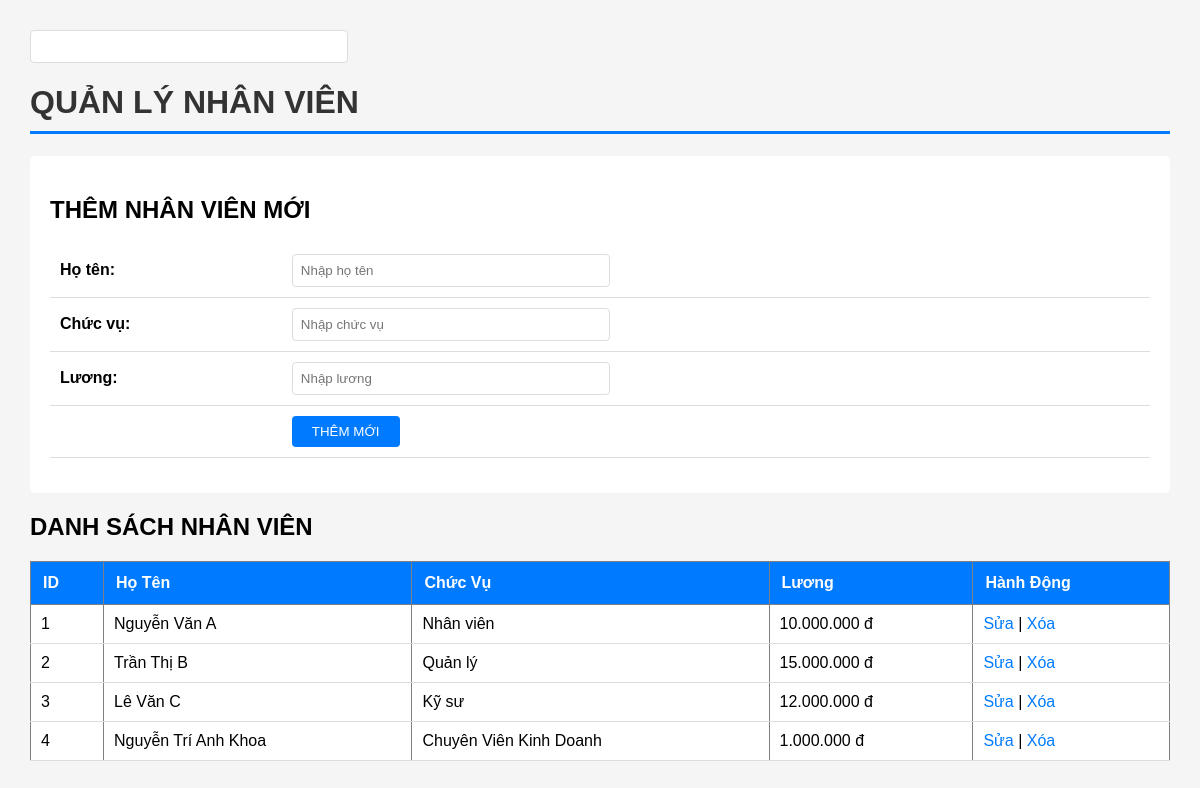
The page / on the database its author committed.
### tables this page shows
CREATE TABLE `employees` (
  `id` int(11) NOT NULL,
  `ho_ten` varchar(100) NOT NULL,
  `chuc_vu` varchar(100) NOT NULL,
  `luong` decimal(15,2) NOT NULL
);

### index.php (the view, shortened to what this page needs)
<?php
require 'config.php';
$edit = null;
$sql = "SELECT * FROM employees";
$stmt = $conn->query($sql);
$employees = $stmt->fetchAll();
?>
<!DOCTYPE html>
<html lang="vi">
<head>
 <input type="text" id="txt1" onkeyup = "showHint(this.value);">
</head>
<body>
    <h1>QUẢN LÝ NHÂN VIÊN</h1>
    <div class="form-box">
        <h2><?php echo $edit ? 'SỬA NHÂN VIÊN' : 'THÊM NHÂN VIÊN MỚI'; ?></h2>
        <form method="POST">
            <table border="0" cellpadding="5">
                <tr>
                    <td><strong>Họ tên:</strong></td>
                    <td>
                        <input type="text" name="ho_ten"
                               value="<?php echo $edit ? $edit['ho_ten'] : ''; ?>"
                               placeholder="Nhập họ tên" required>
                    </td>
                </tr>
                <tr>
                    <td><strong>Chức vụ:</strong></td>
                    <td>
                        <input type="text" name="chuc_vu"
                               value="<?php echo $edit ? $edit['chuc_vu'] : ''; ?>"
                               placeholder="Nhập chức vụ" required>
                    </td>
                </tr>
                <tr>
                    <td><strong>Lương:</strong></td>
                    <td>
                        <input type="number" name="luong"
                               value="<?php echo $edit ? $edit['luong'] : ''; ?>"
                               placeholder="Nhập lương" required>
                    </td>
                </tr>
                <tr>
                    <td></td>
                    <td>
                        <?php if($edit): ?>
                            <button type="submit" name="capnhat">CẬP NHẬT</button>
                            <a href="index.php"><button type="button">HỦY</button></a>
                        <?php else: ?>
                            <button type="submit" name="them">THÊM MỚI</button>
                        <?php endif; ?>
                    </td>
                </tr>
            </table>
        </form>
    </div>
    <h2>DANH SÁCH NHÂN VIÊN</h2>
    <table border="1">
        <thead>
            <tr>
                <th>ID</th>
                <th>Họ Tên</th>
                <th>Chức Vụ</th>
                <th>Lương</th>
                <th>Hành Động</th>
            </tr>
        </thead>
        <tbody>
            <?php if(count($employees) > 0): ?>
                <?php foreach($employees as $emp): ?>
                <tr>
                    <td><?php echo $emp['id']; ?></td>
                    <td><?php echo $emp['ho_ten']; ?></td>
                    <td><?php echo $emp['chuc_vu']; ?></td>
                    <td><?php echo number_format($emp['luong'], 0, ',', '.'); ?> đ</td>
                    <td>
                        <a href="?sua=<?php echo $emp['id']; ?>">Sửa</a> |
                        <a href="?xoa=<?php echo $emp['id']; ?>"
                           onclick="return confirm('Xác nhận xóa nhân viên này khỏi MySQL Server?')">
                           Xóa
                        </a>
                    </td>
                </tr>
                <?php endforeach; ?>
            <?php endif; ?>
        </tbody>
    </table>
</body>
</html>

### index.php (style rules this page uses)
body { font-family: Arial, sans-serif; margin: 30px; background-color: #f5f5f5; }
h1 { color: #333; border-bottom: 3px solid #007bff; padding-bottom: 10px; }
table { border-collapse: collapse; width: 100%; background: white; margin: 15px 0; }
th { background: #007bff; color: white; padding: 12px; text-align: left; }
td { padding: 10px; border-bottom: 1px solid #ddd; }
input[type="text"], input[type="number"] { padding: 8px; width: 300px; border: 1px solid #ddd; border-radius: 4px; }
button { padding: 8px 20px; background: #007bff; color: white; border: none; border-radius: 4px; cursor: pointer; margin-right: 5px; }
a { color: #007bff; text-decoration: none; }
.form-box { background: white; padding: 20px; border-radius: 5px; margin: 15px 0; }

### rows shown on the page
employees: id "1", ho_ten "Nguyễn Văn A", chuc_vu "Nhân viên", luong "10.000.000"
employees: id "2", ho_ten "Trần Thị B", chuc_vu "Quản lý", luong "15.000.000"
employees: id "3", ho_ten "Lê Văn C", chuc_vu "Kỹ sư", luong "12.000.000"
employees: id "4", ho_ten "Nguyễn Trí Anh Khoa", chuc_vu "Chuyên Viên Kinh Doanh", luong "1.000.000"
